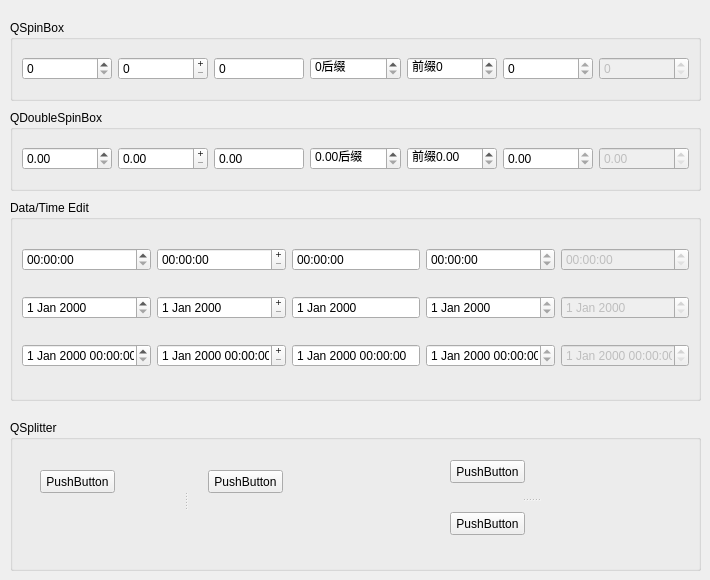
      <widget class="QWidget" name="tab_5">
       <attribute name="title">
        <string>常用组件</string>
       </attribute>
       <widget class="QGroupBox" name="groupBox_12">
        <property name="geometry">
         <rect>
          <x>10</x>
          <y>20</y>
          <width>691</width>
          <height>81</height>
         </rect>
        </property>
        <property name="title">
         <string>QSpinBox</string>
        </property>
        <layout class="QGridLayout" name="gridLayout_10">
         <item row="0" column="0">
          <widget class="QSpinBox" name="spinBox">
           <property name="toolTip">
            <string>设置使用上下箭头</string>
           </property>
          </widget>
         </item>
         <item row="0" column="1">
          <widget class="QSpinBox" name="spinBox_2">
           <property name="toolTip">
            <string>设置使用加减图标，这里有一个bug，需要设置qss边框才会显示加减图标</string>
           </property>
           <property name="frame">
            <bool>true</bool>
           </property>
           <property name="buttonSymbols">
            <enum>QAbstractSpinBox::PlusMinus</enum>
           </property>
           <property name="correctionMode">
            <enum>QAbstractSpinBox::CorrectToPreviousValue</enum>
           </property>
           <property name="stepType">
            <enum>QAbstractSpinBox::AdaptiveDecimalStepType</enum>
           </property>
          </widget>
         </item>
         <item row="0" column="2">
          <widget class="QSpinBox" name="spinBox_3">
           <property name="toolTip">
            <string>没有调节按键</string>
           </property>
           <property name="buttonSymbols">
            <enum>QAbstractSpinBox::NoButtons</enum>
           </property>
           <property name="stepType">
            <enum>QAbstractSpinBox::DefaultStepType</enum>
           </property>
          </widget>
         </item>
         <item row="0" column="3">
          <widget class="QSpinBox" name="spinBox_4">
           <property name="toolTip">
            <string>使用后缀</string>
           </property>
           <property name="buttonSymbols">
            <enum>QAbstractSpinBox::UpDownArrows</enum>
           </property>
           <property name="suffix">
            <string>后缀</string>
           </property>
           <property name="stepType">
            <enum>QAbstractSpinBox::DefaultStepType</enum>
           </property>
          </widget>
         </item>
         <item row="0" column="4">
          <widget class="QSpinBox" name="spinBox_5">
           <property name="toolTip">
            <string>使用前缀</string>
           </property>
           <property name="buttonSymbols">
            <enum>QAbstractSpinBox::UpDownArrows</enum>
           </property>
           <property name="suffix">
            <string/>
           </property>
           <property name="prefix">
            <string>前缀</string>
           </property>
           <property name="stepType">
            <enum>QAbstractSpinBox::DefaultStepType</enum>
           </property>
          </widget>
         </item>
         <item row="0" column="5">
          <widget class="QSpinBox" name="spinBox_6">
           <property name="toolTip">
            <string>设置只读</string>
           </property>
           <property name="readOnly">
            <bool>true</bool>
           </property>
          </widget>
         </item>
         <item row="0" column="6">
          <widget class="QSpinBox" name="spinBox_7">
           <property name="enabled">
            <bool>false</bool>
           </property>
           <property name="toolTip">
            <string>设置禁用</string>
           </property>
          </widget>
         </item>
        </layout>
       </widget>
       <widget class="QGroupBox" name="groupBox_13">
        <property name="geometry">
         <rect>
          <x>10</x>
          <y>420</y>
          <width>691</width>
          <height>151</height>
         </rect>
        </property>
        <property name="title">
         <string>QSplitter</string>
        </property>
        <widget class="QSplitter" name="splitter">
         <property name="geometry">
          <rect>
           <x>10</x>
           <y>20</y>
           <width>331</width>
           <height>120</height>
          </rect>
         </property>
         <property name="sizePolicy">
          <sizepolicy hsizetype="Expanding" vsizetype="Expanding">
           <horstretch>0</horstretch>
           <verstretch>0</verstretch>
          </sizepolicy>
         </property>
         <property name="orientation">
          <enum>Qt::Horizontal</enum>
         </property>
         <widget class="QWidget" name="widget" native="true">
          <widget class="QPushButton" name="pushButton_2">
           <property name="geometry">
            <rect>
             <x>20</x>
             <y>30</y>
             <width>75</width>
             <height>23</height>
            </rect>
           </property>
           <property name="text">
            <string>PushButton</string>
           </property>
          </widget>
         </widget>
         <widget class="QWidget" name="widget_2" native="true">
          <widget class="QPushButton" name="pushButton_6">
           <property name="geometry">
            <rect>
             <x>20</x>
             <y>30</y>
             <width>75</width>
             <height>23</height>
            </rect>
           </property>
           <property name="text">
            <string>PushButton</string>
           </property>
          </widget>
         </widget>
        </widget>
        <widget class="QSplitter" name="splitter_2">
         <property name="geometry">
          <rect>
           <x>360</x>
           <y>20</y>
           <width>321</width>
           <height>120</height>
          </rect>
         </property>
         <property name="frameShape">
          <enum>QFrame::NoFrame</enum>
         </property>
         <property name="orientation">
          <enum>Qt::Vertical</enum>
         </property>
         <widget class="QWidget" name="widget_4" native="true">
          <widget class="QPushButton" name="pushButton_7">
           <property name="geometry">
            <rect>
             <x>80</x>
             <y>20</y>
             <width>75</width>
             <height>23</height>
            </rect>
           </property>
           <property name="text">
            <string>PushButton</string>
           </property>
          </widget>
         </widget>
         <widget class="QWidget" name="widget_3" native="true">
          <widget class="QPushButton" name="pushButton_8">
           <property name="geometry">
            <rect>
             <x>80</x>
             <y>10</y>
             <width>75</width>
             <height>23</height>
            </rect>
           </property>
           <property name="text">
            <string>PushButton</string>
           </property>
          </widget>
         </widget>
        </widget>
       </widget>
       <widget class="QGroupBox" name="groupBox_15">
        <property name="geometry">
         <rect>
          <x>10</x>
          <y>110</y>
          <width>691</width>
          <height>81</height>
         </rect>
        </property>
        <property name="title">
         <string>QDoubleSpinBox</string>
        </property>
        <layout class="QGridLayout" name="gridLayout_12">
         <item row="0" column="0">
          <widget class="QDoubleSpinBox" name="doubleSpinBox">
           <property name="toolTip">
            <string>设置使用上下箭头</string>
           </property>
          </widget>
         </item>
         <item row="0" column="1">
          <widget class="QDoubleSpinBox" name="doubleSpinBox_2">
           <property name="toolTip">
            <string>设置使用加减图标，这里有一个bug，需要设置qss边框才会显示加减图标</string>
           </property>
           <property name="buttonSymbols">
            <enum>QAbstractSpinBox::PlusMinus</enum>
           </property>
          </widget>
         </item>
         <item row="0" column="2">
          <widget class="QDoubleSpinBox" name="doubleSpinBox_3">
           <property name="toolTip">
            <string>没有调节按键</string>
           </property>
           <property name="buttonSymbols">
            <enum>QAbstractSpinBox::NoButtons</enum>
           </property>
          </widget>
         </item>
         <item row="0" column="3">
          <widget class="QDoubleSpinBox" name="doubleSpinBox_4">
           <property name="toolTip">
            <string>使用后缀</string>
           </property>
           <property name="suffix">
            <string>后缀</string>
           </property>
          </widget>
         </item>
         <item row="0" column="4">
          <widget class="QDoubleSpinBox" name="doubleSpinBox_5">
           <property name="toolTip">
            <string>使用前缀</string>
           </property>
           <property name="prefix">
            <string>前缀</string>
           </property>
          </widget>
         </item>
         <item row="0" column="5">
          <widget class="QDoubleSpinBox" name="doubleSpinBox_6">
           <property name="toolTip">
            <string>设置只读</string>
           </property>
           <property name="readOnly">
            <bool>true</bool>
           </property>
          </widget>
         </item>
         <item row="0" column="6">
          <widget class="QDoubleSpinBox" name="doubleSpinBox_7">
           <property name="enabled">
            <bool>false</bool>
           </property>
           <property name="toolTip">
            <string>设置禁用</string>
           </property>
          </widget>
         </item>
        </layout>
       </widget>
       <widget class="QGroupBox" name="groupBox_16">
        <property name="geometry">
         <rect>
          <x>10</x>
          <y>200</y>
          <width>691</width>
          <height>201</height>
         </rect>
        </property>
        <property name="title">
         <string>Data/Time Edit</string>
        </property>
        <layout class="QGridLayout" name="gridLayout_13">
         <item row="0" column="0">
          <widget class="QTimeEdit" name="timeEdit">
           <property name="toolTip">
            <string>设置使用上下箭头</string>
           </property>
          </widget>
         </item>
         <item row="0" column="1">
          <widget class="QTimeEdit" name="timeEdit_2">
           <property name="toolTip">
            <string>设置使用加减图标，这里有一个bug，需要设置qss边框才会显示加减图标</string>
           </property>
           <property name="buttonSymbols">
            <enum>QAbstractSpinBox::PlusMinus</enum>
           </property>
          </widget>
         </item>
         <item row="0" column="2">
          <widget class="QTimeEdit" name="timeEdit_3">
           <property name="toolTip">
            <string>没有调节按键</string>
           </property>
           <property name="buttonSymbols">
            <enum>QAbstractSpinBox::NoButtons</enum>
           </property>
          </widget>
         </item>
         <item row="0" column="3">
          <widget class="QTimeEdit" name="timeEdit_6">
           <property name="toolTip">
            <string>设置只读</string>
           </property>
           <property name="readOnly">
            <bool>true</bool>
           </property>
          </widget>
         </item>
         <item row="0" column="4">
          <widget class="QTimeEdit" name="timeEdit_7">
           <property name="enabled">
            <bool>false</bool>
           </property>
           <property name="toolTip">
            <string>设置禁用</string>
           </property>
          </widget>
         </item>
         <item row="1" column="0">
          <widget class="QDateEdit" name="dateEdit">
           <property name="toolTip">
            <string>设置使用上下箭头</string>
           </property>
          </widget>
         </item>
         <item row="1" column="1">
          <widget class="QDateEdit" name="dateEdit_2">
           <property name="toolTip">
            <string>设置使用加减图标，这里有一个bug，需要设置qss边框才会显示加减图标</string>
           </property>
           <property name="buttonSymbols">
            <enum>QAbstractSpinBox::PlusMinus</enum>
           </property>
          </widget>
         </item>
         <item row="1" column="2">
          <widget class="QDateEdit" name="dateEdit_3">
           <property name="toolTip">
            <string>没有调节按键</string>
           </property>
           <property name="buttonSymbols">
            <enum>QAbstractSpinBox::NoButtons</enum>
           </property>
          </widget>
         </item>
         <item row="1" column="3">
          <widget class="QDateEdit" name="dateEdit_6">
           <property name="toolTip">
            <string>设置只读</string>
           </property>
           <property name="readOnly">
            <bool>true</bool>
           </property>
          </widget>
         </item>
         <item row="1" column="4">
          <widget class="QDateEdit" name="dateEdit_7">
           <property name="enabled">
            <bool>false</bool>
           </property>
           <property name="toolTip">
            <string>设置禁用</string>
           </property>
          </widget>
         </item>
         <item row="2" column="0">
          <widget class="QDateTimeEdit" name="dateTimeEdit">
           <property name="toolTip">
            <string>设置使用上下箭头</string>
           </property>
          </widget>
         </item>
         <item row="2" column="1">
          <widget class="QDateTimeEdit" name="dateTimeEdit_2">
           <property name="toolTip">
            <string>设置使用加减图标，这里有一个bug，需要设置qss边框才会显示加减图标</string>
           </property>
           <property name="buttonSymbols">
            <enum>QAbstractSpinBox::PlusMinus</enum>
           </property>
          </widget>
         </item>
         <item row="2" column="2">
          <widget class="QDateTimeEdit" name="dateTimeEdit_3">
           <property name="toolTip">
            <string>没有调节按键</string>
           </property>
           <property name="buttonSymbols">
            <enum>QAbstractSpinBox::NoButtons</enum>
           </property>
          </widget>
         </item>
         <item row="2" column="3">
          <widget class="QDateTimeEdit" name="dateTimeEdit_6">
           <property name="toolTip">
            <string>设置只读</string>
           </property>
           <property name="readOnly">
            <bool>true</bool>
           </property>
          </widget>
         </item>
         <item row="2" column="4">
          <widget class="QDateTimeEdit" name="dateTimeEdit_7">
           <property name="enabled">
            <bool>false</bool>
           </property>
           <property name="toolTip">
            <string>设置禁用</string>
           </property>
          </widget>
         </item>
        </layout>
       </widget>
      </widget>
